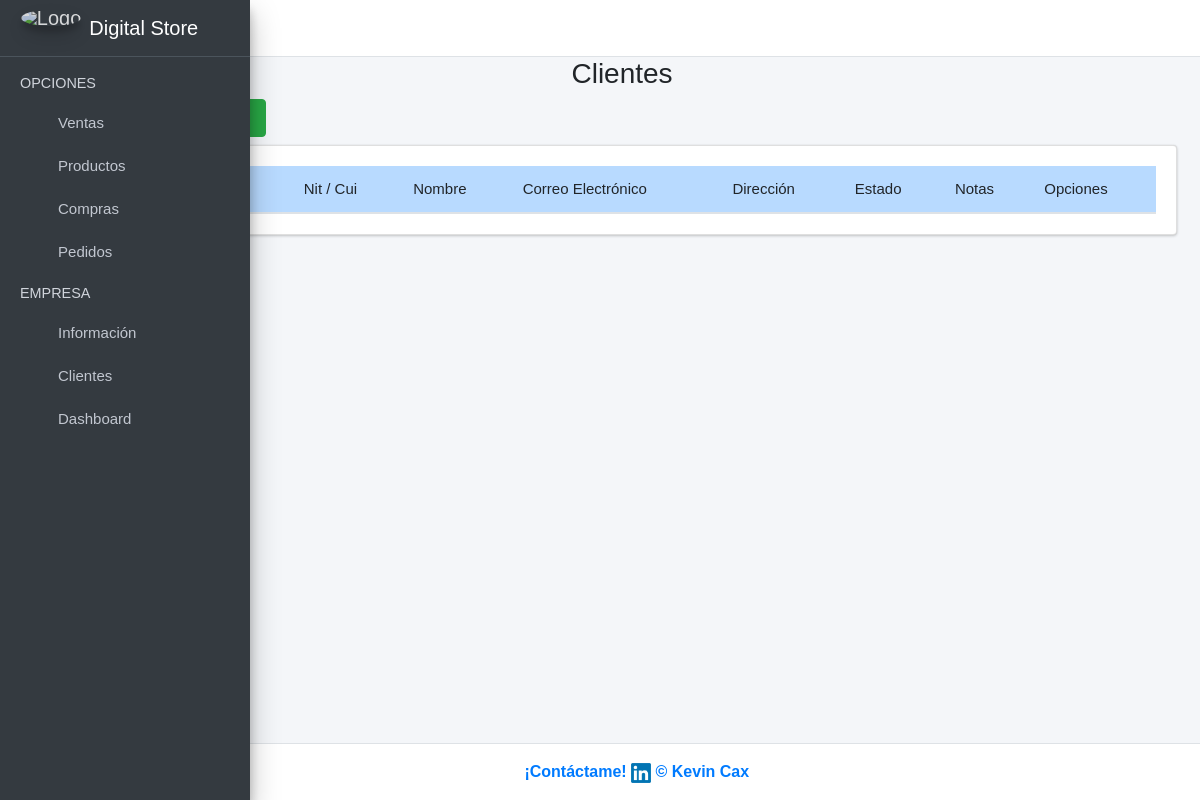
/clientes/, run on an earlier commit of the app's database.
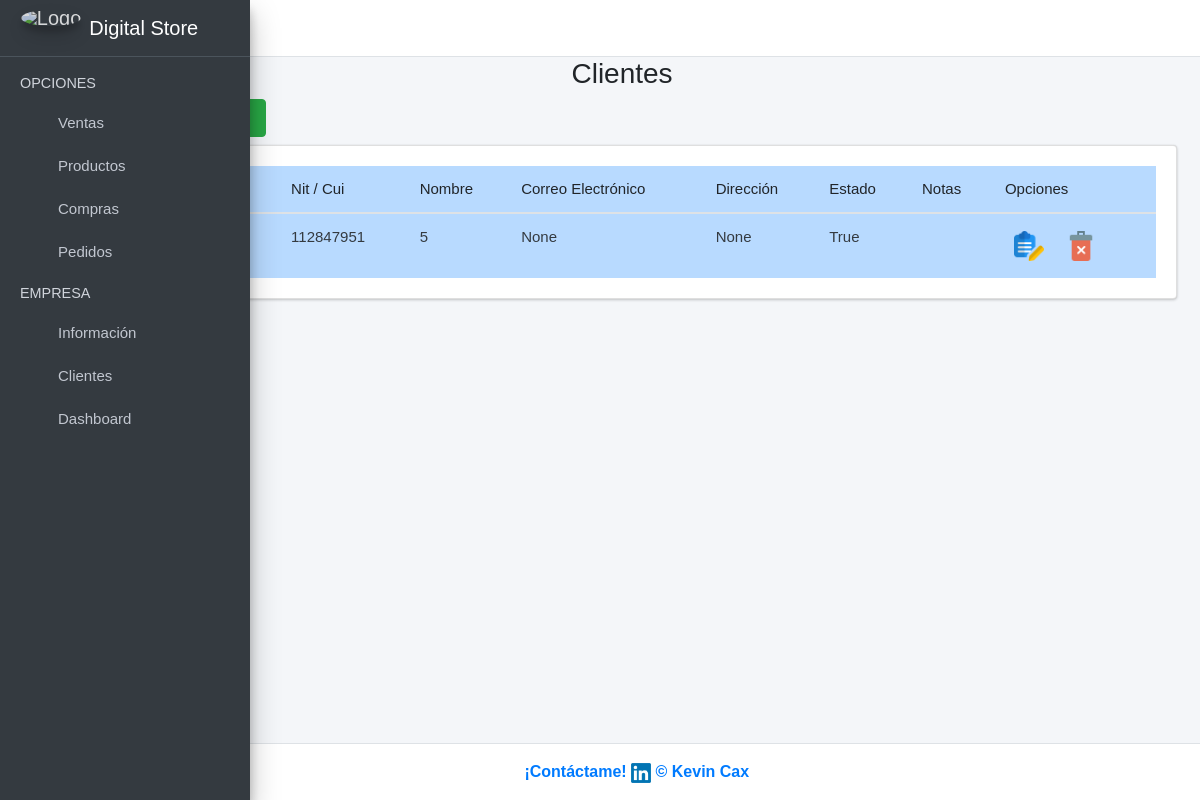
And on a later commit of the database.
### ventas/models.py (models this page shows, shortened)
class Cliente(models.Model):
    codigo = models.CharField(max_length=50, unique=True, null=False, blank=True, default='0')
    nit_Cui = models.CharField(max_length=200, unique=True, null=False, blank=False)
    nombre = models.CharField(max_length=200, null=True, blank=True)
    correoElectronico = models.EmailField(max_length=200, null=True, blank=True)
    direccion = models.CharField(max_length=200, null=True, blank=True)
    estado = models.BooleanField(default=True)
    notas = models.TextField(blank=True, null=True)
    create = models.DateTimeField(auto_now_add=True)
    update = models.DateTimeField(auto_now_add=True)
    class Meta:
        verbose_name = 'clientes'
        verbose_name_plural = 'clientes'

### ventas/views.py (the view)
# urls.py: path('clientes/', views.clientes_view, name='Clientes'),
def clientes_view(request):
    clientes = Cliente.objects.all()
    form_personal = AddClienteForm()
    form_editar = EditarClienteForm()
    context = {
        'clientes': clientes,
        'form_personal': form_personal,
        'form_editar': form_editar
    }
    return render(request, 'clientes.html', context)

### ventas/templates/clientes.html (shortened to what this page needs)
{% extends "base.html" %}
{% load static %}
{% load widget_tweaks %}
{% block content %}
<link rel="stylesheet" href="{% static 'index/css/b4.css' %}">
<div class="row">
    <div class="col-md-12">
        <h3 class="text-center">Clientes   <i class="fas fa-users"></i></h3>
        <div class="col-md-3 pb-2">
            <a href="#AgregarPersonalModal"
                data-toggle="modal" data-dismiss="modal">
                <button type="button" class="btn btn-success">
                </button>
            </a>
        </div>
        <div class="card card-body" style="overflow:scroll">
            <table class="table table-hover table-primary" id="myTable">
                <thead>
                    <tr>
                        <th># ID</th>
                        <th>Código</th>
                        <th>Nit / Cui</th>
                        <th>Nombre</th>
                        <th>Correo Electrónico</th>
                        <th>Dirección</th>
                        <th>Estado</th>
                        <th>Notas</th>
                        <th>Opciones</th>
                    </tr>
                </thead>
                <tbody class="text-dark">
                    {% for i in clientes %}
                    <tr>
                        <td>{{i.id}}</td>
                        <td>{{i.codigo}}</td>
                        <td>{{i.nit_Cui}}</td>
                        <td>{{i.nombre}}</td>
                        <td>{{i.correoElectronico}}</td>
                        <td>{{i.direccion}}</td>
                        <td>{{i.estado}}</td>
                        <td>{{i.notas}}</td>
                        <td>
                            <button onclick="editarPersonal('{{i.id}}', '{{i.nombre}}', '{{i.correoElectronico}}', '{{i.direccion}}', '{{i.estado}}', '{{i.notas}}')" class="btn btn-dark-outline btn-sm" data-toggle="modal" href="#EditarPersonalModal">
                                <img src="{% static 'index/img/editar.png' %}" alt="Error" width="30">
                            </button>
                            <button onclick="eliminarPersonal('{{i.id}}')" class="btn btn-dark-outline btn-sm"
                                data-toggle="modal" href="#EliminarPersonalModal"><img
                                    src="{% static 'index/img/delete.png' %}" alt="Error" width="30"></button>
                        </td>
                    </tr>
                    {% endfor %}
                </tbody>
            </table>
        </div>
    </div>
</div>
{% endblock %}

### ventas/templates/base.html (shortened to what this page needs)
{% load static %}
<!DOCTYPE html>
<html lang="en">
<head>
  <link rel="stylesheet" href="{% static 'lib/adminlite/plugins/fontawesome-free/css/all.min.css' %}">
  <link rel="stylesheet"
    href="{% static 'lib/adminlite/plugins/tempusdominus-bootstrap-4/css/tempusdominus-bootstrap-4.min.css' %}">
  <link rel="stylesheet" href="{% static 'lib/adminlite/plugins/icheck-bootstrap/icheck-bootstrap.min.css' %}">
  <link rel="stylesheet" href="{% static 'lib/adminlite/plugins/jqvmap/jqvmap.min.css' %}">
  <link rel="stylesheet" href="{% static 'lib/adminlite/css/adminlte.min.css' %}">
  <link rel="stylesheet" href="{% static 'lib/adminlite/plugins/overlayScrollbars/css/OverlayScrollbars.min.css' %}">
  <link rel="stylesheet" href="{% static 'lib/adminlite/plugins/daterangepicker/daterangepicker.css' %}">
  <link rel="stylesheet" href="{% static 'lib/adminlite/plugins/summernote/summernote-bs4.min.css' %}">
  <link rel="stylesheet" href="{% static 'index/css/main.css' %}">
  <link rel="stylesheet" type="text/css" href="{% static 'index/DataTables/datatables.min.css' %}">
  <link rel="stylesheet" type="text/css"
    href="{% static 'index/DataTables/Buttons-2.0.1/css/buttons.dataTables.min.css' %}">
  <link rel="stylesheet" href="{% static 'jquery-ui/jquery-ui.min.css' %}">
</head>
<body class="hold-transition sidebar-mini layout-fixed sidebar-closed sidebar-collapse">
  <div class="wrapper">
    <nav class="main-header navbar navbar-expand navbar-white navbar-light">
      <ul class="navbar-nav">
        <li class="nav-item">
          <a class="nav-link" data-widget="pushmenu" href="#" role="button"></a>
        </li>
      </ul>
      <ul class="navbar-nav ml-auto">
        <li class="nav-item">
          <a class="nav-link" data-widget="fullscreen" href="#" role="button">
            <i class="fas fa-expand-arrows-alt"></i>
          </a>
        </li>
      </ul>
    </nav>
    <aside class="main-sidebar sidebar-dark-primary elevation-4">
      <a href="{% url 'ventas' %}" class="brand-link">
        <img src="{% static 'index/img/logo2.png' %}" alt="Logo" class="brand-image img-circle elevation-3"
          style="opacity: .8">
        <span class="brand-text font-weight-light">Digital Store</span>
      </a>
      <div class="sidebar">
        <nav class="mt-2">
          <ul class="nav nav-pills nav-sidebar flex-column" data-widget="treeview" role="menu" data-accordion="false">
            <li class="nav-header">OPCIONES</li>
            <li class="nav-item">
              <a href="{% url 'ventas' %} " class="nav-link">
                <i class="nav-icon far fa-calendar-alt"></i>
                <p>
                  Ventas
                </p>
              </a>
            </li>
            <li class="nav-item">
              <a href="{% url 'Productos' %}" class="nav-link">
                <i class="nav-icon fas fa-plus"></i>
                <p>
                  Productos
                </p>
              </a>
            </li>
            <li class="nav-item">
              <a href="" class="nav-link">
                <i class="nav-icon fas fa-industry"></i>
                <p>
                  Compras
                </p>
              </a>
            </li>
            <li class="nav-item">
              <a href="#" class="nav-link">
                <i class="nav-icon fas fa-tachometer-alt"></i>
                <p>
                  Pedidos
                  <i class="fas fa-angle-left right"></i>
                </p>
              </a>
            </li>
            <li class="nav-header">EMPRESA</li>
            <li class="nav-item">
              <a href="" class="nav-link">
                <i class=" nav-icon fas fa-globe"></i>
                <p>Información</p>
              </a>
            </li>
            <li class="nav-item">
              <a href="{% url 'Clientes' %}" class="nav-link">
                <i class="nav-icon fas fa-users-cog"></i>
                <p>Clientes</p>
              </a>
            </li>
            <li class="nav-item">
              <a href="" class="nav-link">
                <i class="nav-icon fas fa-chart-line"></i>
                <p>Dashboard</p>
              </a>
            </li>
          </ul>
        </nav>
      </div>
    </aside>
    <div class="content-wrapper">
      <section class="content">
        <div class="container-fluid">
          {% block content %}
          {% endblock %}
        </div>
      </section>
    </div>
    <footer class="main-footer text-center text-primary">
      <a href="https://www.linkedin.com/in/kevin-cax-aa2387238/" target="_blank" rel="noopener noreferrer">
        <strong>¡Contáctame! <img src="{% static 'index/img/linkedin.png' %}" alt="Logo Youtube" width="20"> &copy;
          Kevin
          Cax
        </strong>
      </a>
    </footer>
  </div>
</body>
</html>

### ventas/static/index/css/main.css (style rules this page uses)
p , input[type=text] , input[type=date], input[type=number], input[type=password] { font-weight: 100; font-size: 15px; }
table, th, td { font-weight: 100; font-size:15px; }
body { font-family: Arial, Helvetica, sans-serif !important; }

What changed in the data, as far as the page shows it:
added Cliente: nit_Cui "112847951", nombre "5", correoElectronico "None", direccion "None", estado "True"
